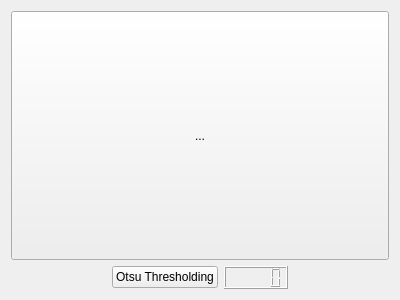
<?xml version="1.0" encoding="UTF-8"?>
<ui version="4.0">
 <class>Widget</class>
 <widget class="QWidget" name="Widget">
  <property name="geometry">
   <rect>
    <x>0</x>
    <y>0</y>
    <width>400</width>
    <height>300</height>
   </rect>
  </property>
  <property name="windowTitle">
   <string>Widget</string>
  </property>
  <layout class="QGridLayout" name="gridLayout">
   <item row="0" column="0">
    <widget class="QToolButton" name="toolButton">
     <property name="sizePolicy">
      <sizepolicy hsizetype="Expanding" vsizetype="Expanding">
       <horstretch>0</horstretch>
       <verstretch>0</verstretch>
      </sizepolicy>
     </property>
     <property name="minimumSize">
      <size>
       <width>100</width>
       <height>100</height>
      </size>
     </property>
     <property name="text">
      <string>...</string>
     </property>
    </widget>
   </item>
   <item row="1" column="0">
    <layout class="QHBoxLayout" name="horizontalLayout">
     <item>
      <spacer name="horizontalSpacer_2">
       <property name="orientation">
        <enum>Qt::Horizontal</enum>
       </property>
       <property name="sizeHint" stdset="0">
        <size>
         <width>40</width>
         <height>20</height>
        </size>
       </property>
      </spacer>
     </item>
     <item>
      <widget class="QPushButton" name="pushButton">
       <property name="text">
        <string>Otsu Thresholding</string>
       </property>
      </widget>
     </item>
     <item>
      <widget class="QLCDNumber" name="lcdNumber"/>
     </item>
     <item>
      <spacer name="horizontalSpacer">
       <property name="orientation">
        <enum>Qt::Horizontal</enum>
       </property>
       <property name="sizeHint" stdset="0">
        <size>
         <width>40</width>
         <height>20</height>
        </size>
       </property>
      </spacer>
     </item>
    </layout>
   </item>
  </layout>
 </widget>
 <layoutdefault spacing="6" margin="11"/>
 <resources/>
 <connections/>
</ui>
